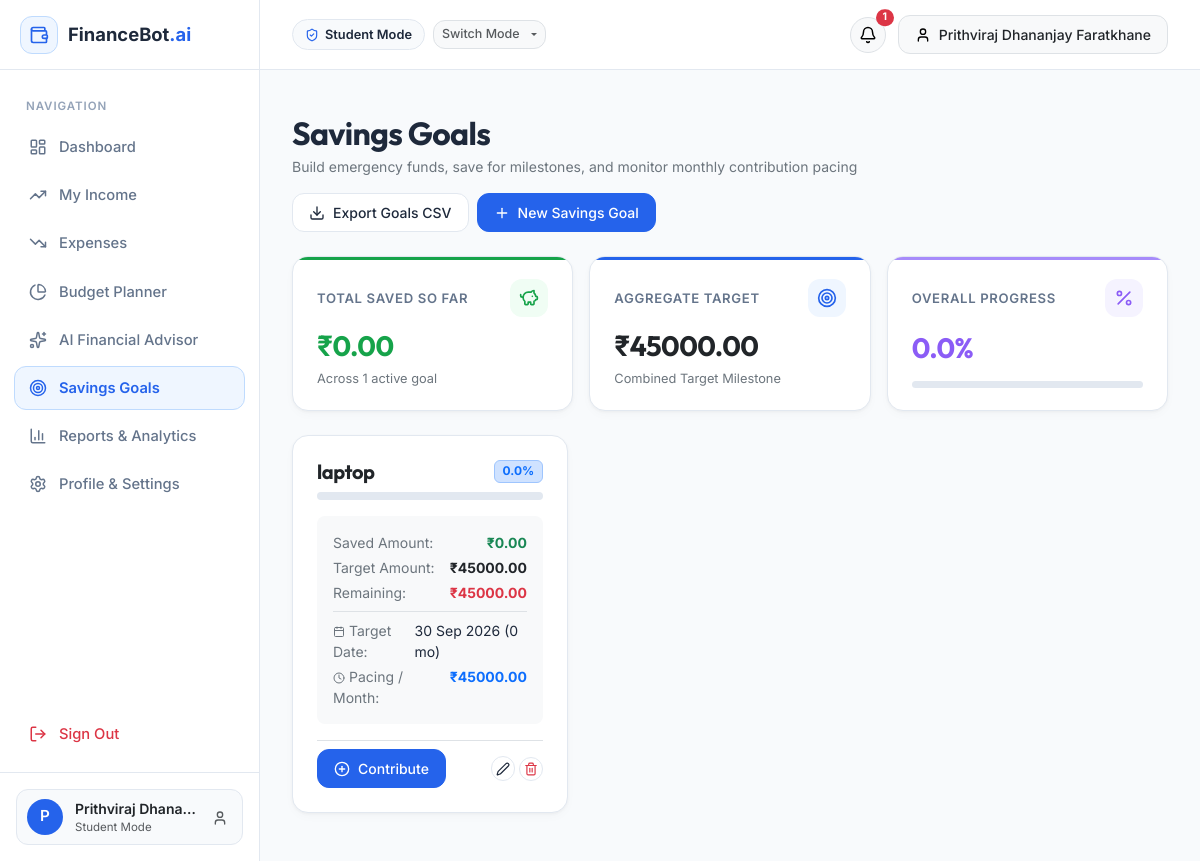
The page /savings (signed in) on the database its author committed.
### models.py (models this page shows, shortened)
class User(UserMixin, db.Model):
    __tablename__ = 'users'
    id = db.Column(db.Integer, primary_key=True)
    name = db.Column(db.String(100), nullable=False)
    email = db.Column(db.String(120), unique=True, nullable=False, index=True)
    password_hash = db.Column(db.String(255), nullable=False)
    currency = db.Column(db.String(10), default="₹")
    financial_mode = db.Column(db.String(20), default="standard")  # standard, student, freelancer, household
    monthly_allowance = db.Column(db.Numeric(12, 2), default=0.00)  # for student mode
    created_at = db.Column(db.DateTime, default=datetime.utcnow)
    incomes = db.relationship('Income', backref='user', lazy='dynamic', cascade='all, delete-orphan')
    expenses = db.relationship('Expense', backref='user', lazy='dynamic', cascade='all, delete-orphan')
    budgets = db.relationship('Budget', backref='user', lazy='dynamic', cascade='all, delete-orphan')
    savings_goals = db.relationship('SavingsGoal', backref='user', lazy='dynamic', cascade='all, delete-orphan')
    ai_conversations = db.relationship('AIConversation', backref='user', lazy='dynamic', cascade='all, delete-orphan')
    notifications = db.relationship('Notification', backref='user', lazy='dynamic', cascade='all, delete-orphan')

class SavingsGoal(db.Model):
    __tablename__ = 'savings_goals'
    id = db.Column(db.Integer, primary_key=True)
    user_id = db.Column(db.Integer, db.ForeignKey('users.id', ondelete='CASCADE'), nullable=False, index=True)
    name = db.Column(db.String(100), nullable=False)
    target_amount = db.Column(db.Numeric(12, 2), nullable=False)
    current_amount = db.Column(db.Numeric(12, 2), default=0.00)
    target_date = db.Column(db.Date, nullable=False)
    description = db.Column(db.String(255), nullable=True)
    created_at = db.Column(db.DateTime, default=datetime.utcnow)
    contributions = db.relationship('SavingsContribution', backref='goal', lazy='dynamic', cascade='all, delete-orphan')
    @property
    def progress_percentage(self):
        if not self.target_amount or float(self.target_amount) == 0:
            return 0
        pct = (float(self.current_amount) / float(self.target_amount)) * 100
        return min(round(pct, 1), 100.0)
    @property
    def remaining_amount(self):
        rem = float(self.target_amount) - float(self.current_amount)
        return max(0.0, round(rem, 2))
    @property
    def months_remaining(self):
        today = date.today()
        if self.target_date <= today:
            return 0
        months = (self.target_date.year - today.year) * 12 + (self.target_date.month - today.month)
        return max(1, months)
    @property
    def monthly_required(self):
        months = self.months_remaining
        if months <= 0:
            return self.remaining_amount
        return round(self.remaining_amount / months, 2)

### routes/savings.py (the view)
@savings_bp.route('/savings', methods=['GET'])
@login_required
def index():
    goals = SavingsGoal.query.filter_by(user_id=current_user.id).order_by(SavingsGoal.target_date.asc()).all()
    total_target = sum(float(g.target_amount) for g in goals)
    total_saved = sum(float(g.current_amount) for g in goals)
    total_progress = round((total_saved / total_target * 100), 1) if total_target > 0 else 0.0
    goal_form = SavingsGoalForm()
    contrib_form = SavingsContributionForm()
    return render_template(
        'savings.html',
        goals=goals,
        total_target=round(total_target, 2),
        total_saved=round(total_saved, 2),
        total_progress=total_progress,
        goal_form=goal_form,
        contrib_form=contrib_form
    )

### templates/savings.html (shortened to what this page needs)
{% extends "base.html" %}
{% block content %}
<div class="d-flex flex-wrap justify-content-between align-items-center mb-4 gap-3">
    <div>
        <h2 class="fw-bold mb-1">Savings Goals</h2>
        <p class="text-secondary mb-0 small">
            Build emergency funds, save for milestones, and monitor monthly contribution pacing
        </p>
    </div>
    <div class="d-flex gap-2">
        <a href="{{ url_for('reports.export_savings') }}" class="btn btn-outline-fin btn-sm">
            <i data-lucide="download"></i> Export Goals CSV
        </a>
        <button class="btn btn-primary-fin btn-sm" type="button" data-bs-toggle="modal" data-bs-target="#addGoalModal">
            <i data-lucide="plus"></i> New Savings Goal
        </button>
    </div>
</div>
<div class="row g-3 mb-4">
    <div class="col-md-4">
        <div class="stat-card accent-green h-100">
            <div class="stat-header">
                <span class="stat-title">Total Saved So Far</span>
                <div class="stat-icon green"><i data-lucide="piggy-bank"></i></div>
            </div>
            <div class="stat-value" style="color: var(--color-success);">
                {{ current_user.currency }}{{ "%.2f"|format(total_saved) }}
            </div>
            <div class="stat-subtext text-secondary">
                Across {{ goals|length }} active goal{{ 's' if goals|length != 1 else '' }}
            </div>
        </div>
    </div>
    <div class="col-md-4">
        <div class="stat-card accent-blue h-100">
            <div class="stat-header">
                <span class="stat-title">Aggregate Target</span>
                <div class="stat-icon blue"><i data-lucide="target"></i></div>
            </div>
            <div class="stat-value text-dark">
                {{ current_user.currency }}{{ "%.2f"|format(total_target) }}
            </div>
            <div class="stat-subtext text-secondary">
                Combined Target Milestone
            </div>
        </div>
    </div>
    <div class="col-md-4">
        <div class="stat-card accent-purple h-100">
            <div class="stat-header">
                <span class="stat-title">Overall Progress</span>
                <div class="stat-icon purple"><i data-lucide="percent"></i></div>
            </div>
            <div class="stat-value" style="color: var(--color-accent-hover);">
                {{ total_progress }}%
            </div>
            <div class="progress-modern mt-2">
            </div>
        </div>
    </div>
</div>
<div class="row g-4">
    {% for g in goals %}
    <div class="col-md-6 col-lg-4">
        <div class="fin-card h-100 d-flex flex-column justify-content-between p-4">
            <div>
                <div class="d-flex justify-content-between align-items-start mb-2">
                    <h5 class="fw-bold text-dark mb-0">{{ g.name }}</h5>
                    <span class="badge {% if g.progress_percentage >= 100 %}bg-success text-white{% else %}bg-primary-subtle text-primary border border-primary-subtle{% endif %}">
                        {% if g.progress_percentage >= 100 %}Completed 🎉{% else %}{{ g.progress_percentage }}%{% endif %}
                    </span>
                </div>
                <div class="progress-modern mb-3" style="height: 8px;">
                </div>
                <div class="p-3 bg-light rounded-3 mb-3">
                    <div class="d-flex justify-content-between small mb-1">
                        <span class="text-secondary">Saved Amount:</span>
                        <strong class="text-success">{{ current_user.currency }}{{ "%.2f"|format(g.current_amount) }}</strong>
                    </div>
                    <div class="d-flex justify-content-between small mb-1">
                        <span class="text-secondary">Target Amount:</span>
                        <strong class="text-dark">{{ current_user.currency }}{{ "%.2f"|format(g.target_amount) }}</strong>
                    </div>
                    <div class="d-flex justify-content-between small mb-1">
                        <span class="text-secondary">Remaining:</span>
                        <strong class="text-danger">{{ current_user.currency }}{{ "%.2f"|format(g.remaining_amount) }}</strong>
                    </div>
                    <div class="border-top pt-2 mt-2 d-flex justify-content-between small">
                        <span class="text-secondary"><i data-lucide="calendar" style="width: 12px; height: 12px; margin-right: 4px;"></i>Target Date:</span>
                        <span>{{ g.target_date.strftime('%d %b %Y') }} ({{ g.months_remaining }} mo)</span>
                    </div>
                    <div class="d-flex justify-content-between small mt-1">
                        <span class="text-secondary"><i data-lucide="clock" style="width: 12px; height: 12px; margin-right: 4px;"></i>Pacing / Month:</span>
                        <strong class="text-primary">{{ current_user.currency }}{{ "%.2f"|format(g.monthly_required) }}</strong>
                    </div>
                </div>
            </div>
            <div class="d-flex align-items-center justify-content-between gap-2 pt-2 border-top">
                <button class="btn btn-sm btn-primary-fin" data-bs-toggle="modal" data-bs-target="#contribModal-{{ g.id }}">
                    <i data-lucide="plus-circle"></i> Contribute
                </button>
                <div class="d-flex gap-1">
                    <a href="{{ url_for('savings.edit', id=g.id) }}" class="btn btn-sm btn-outline-fin p-1" title="Edit Goal">
                        <i data-lucide="edit-2" style="width: 14px; height: 14px;"></i>
                    </a>
                    <form action="{{ url_for('savings.delete', id=g.id) }}" method="POST" class="d-inline" onsubmit="return confirm('Delete this savings goal?');">
                        <button type="submit" class="btn btn-sm btn-outline-fin text-danger p-1" title="Delete Goal">
                            <i data-lucide="trash-2" style="width: 14px; height: 14px;"></i>
                        </button>
                    </form>
                </div>
            </div>
        </div>
    </div>
    {% endfor %}
</div>
{% endblock %}

### templates/base.html (shortened to what this page needs)
<!DOCTYPE html>
<html lang="en">
<head>
    <link href="https://cdn.jsdelivr.net/npm/bootstrap@5.3.3/dist/css/bootstrap.min.css" rel="stylesheet">
    <link href="https://cdn.jsdelivr.net/npm/bootstrap-icons@1.11.3/font/bootstrap-icons.min.css" rel="stylesheet">
    <link rel="stylesheet" href="{{ url_for('static', filename='css/style.css') }}">
</head>
<body>
{% if current_user.is_authenticated %}
<div class="app-container">
    <aside class="app-sidebar">
        <div class="sidebar-header">
            <a href="{{ url_for('dashboard.index') }}" class="brand-badge">
                <div class="brand-icon-box">
                    <i data-lucide="wallet"></i>
                </div>
                <span>FinanceBot<span style="color: var(--color-primary);">.ai</span></span>
            </a>
        </div>
        <div class="sidebar-menu">
            <div class="sidebar-label">Navigation</div>
            <a href="{{ url_for('dashboard.index') }}" class="nav-link-custom {% if request.endpoint == 'dashboard.index' %}active{% endif %}" id="nav-dashboard">
                <i data-lucide="layout-dashboard"></i>
                <span>Dashboard</span>
            </a>
            <a href="{{ url_for('income.index') }}" class="nav-link-custom {% if request.endpoint in ['income.index', 'income.edit'] %}active{% endif %}" id="nav-income">
                <i data-lucide="trending-up"></i>
                <span>My Income</span>
            </a>
            <a href="{{ url_for('expenses.index') }}" class="nav-link-custom {% if request.endpoint in ['expenses.index', 'expenses.edit', 'expenses.transactions'] %}active{% endif %}" id="nav-expenses">
                <i data-lucide="trending-down"></i>
                <span>Expenses</span>
            </a>
            <a href="{{ url_for('budgets.index') }}" class="nav-link-custom {% if request.endpoint == 'budgets.index' %}active{% endif %}" id="nav-budgets">
                <i data-lucide="pie-chart"></i>
                <span>Budget Planner</span>
            </a>
            <a href="{{ url_for('ai_advisor.index') }}" class="nav-link-custom {% if request.endpoint == 'ai_advisor.index' %}active{% endif %}" id="nav-ai-advisor">
                <i data-lucide="sparkles"></i>
                <span>AI Financial Advisor</span>
            </a>
            <a href="{{ url_for('savings.index') }}" class="nav-link-custom {% if request.endpoint in ['savings.index', 'savings.edit'] %}active{% endif %}" id="nav-savings">
                <i data-lucide="target"></i>
                <span>Savings Goals</span>
            </a>
            <a href="{{ url_for('reports.index') }}" class="nav-link-custom {% if request.endpoint == 'reports.index' %}active{% endif %}" id="nav-reports">
                <i data-lucide="bar-chart-3"></i>
                <span>Reports & Analytics</span>
            </a>
            <a href="{{ url_for('auth.settings') }}" class="nav-link-custom {% if request.endpoint in ['auth.settings', 'auth.profile'] %}active{% endif %}" id="nav-settings">
                <i data-lucide="settings"></i>
                <span>Profile & Settings</span>
            </a>
            <div class="mt-auto pt-3">
                <a href="{{ url_for('auth.logout') }}" class="nav-link-custom text-danger" style="margin-top: 10px;">
                    <i data-lucide="log-out" class="text-danger"></i>
                    <span>Sign Out</span>
                </a>
            </div>
        </div>
        <div class="sidebar-footer">
            <div class="user-mini-card">
                <div class="user-avatar">{{ current_user.name[0] | upper }}</div>
                <div class="overflow-hidden flex-grow-1">
                    <div class="text-dark small fw-semibold text-truncate">{{ current_user.name }}</div>
                    <div class="text-muted" style="font-size: 0.72rem;">{{ current_user.financial_mode.title() }} Mode</div>
                </div>
                <a href="{{ url_for('auth.profile') }}" class="text-muted p-1" title="User Profile">
                    <i data-lucide="user" style="width: 16px; height: 16px;"></i>
                </a>
            </div>
        </div>
    </aside>
    <div class="app-main">
        <header class="app-topbar">
            <div class="d-flex align-items-center gap-3">
                <div class="d-flex align-items-center gap-2">
                    <span class="mode-badge">
                        <i data-lucide="shield-check"></i>
                        {{ current_user.financial_mode.title() }} Mode
                    </span>
                    <div class="dropdown">
                        <button class="btn btn-sm btn-light border dropdown-toggle py-1 px-2 text-muted" style="font-size: 0.78rem;" type="button" data-bs-toggle="dropdown">
                            Switch Mode
                        </button>
                    </div>
                </div>
            </div>
            <div class="topbar-actions">
                <div class="dropdown">
                    <button class="btn btn-light position-relative rounded-circle p-2 border" type="button" data-bs-toggle="dropdown" aria-expanded="false" title="Notifications">
                        <i data-lucide="bell" style="width: 18px; height: 18px;"></i>
                        {% if unread_notifications_count > 0 %}
                        <span class="position-absolute top-0 start-100 translate-middle badge rounded-pill bg-danger" style="font-size: 0.65rem;">
                            {{ unread_notifications_count }}
                        </span>
                        {% endif %}
                    </button>
                </div>
                <a href="{{ url_for('auth.profile') }}" class="btn btn-light border btn-sm d-flex align-items-center gap-2">
                    <i data-lucide="user" style="width: 16px; height: 16px;"></i>
                    <span class="d-none d-md-inline text-dark">{{ current_user.name }}</span>
                </a>
            </div>
        </header>
        <div class="px-4 pt-3">
        </div>
        <main class="page-body">
            {% block content %}{% endblock %}
        </main>
    </div>
</div>
{% endif %}
</body>
</html>

### rows shown on the page
User: name "P", name "Prithviraj Dhana…", financial_mode "Student", name "Prithviraj Dhananjay Faratkhane", currency "₹"
SavingsGoal: name "laptop", progress_percentage "0.0", current_amount "0.00", target_amount "45000.00", remaining_amount "45000.00", target_date "30 Sep 2026", months_remaining "0", monthly_required "45000.00"

### other values the page prints
{{ unread_notifications_count }} "1"
{{ "%.2f"|format(total_saved) }} "0.00"
{{ goals|length }} "1"
{{ "%.2f"|format(total_target) }} "45000.00"
{{ total_progress }} "0.0"
